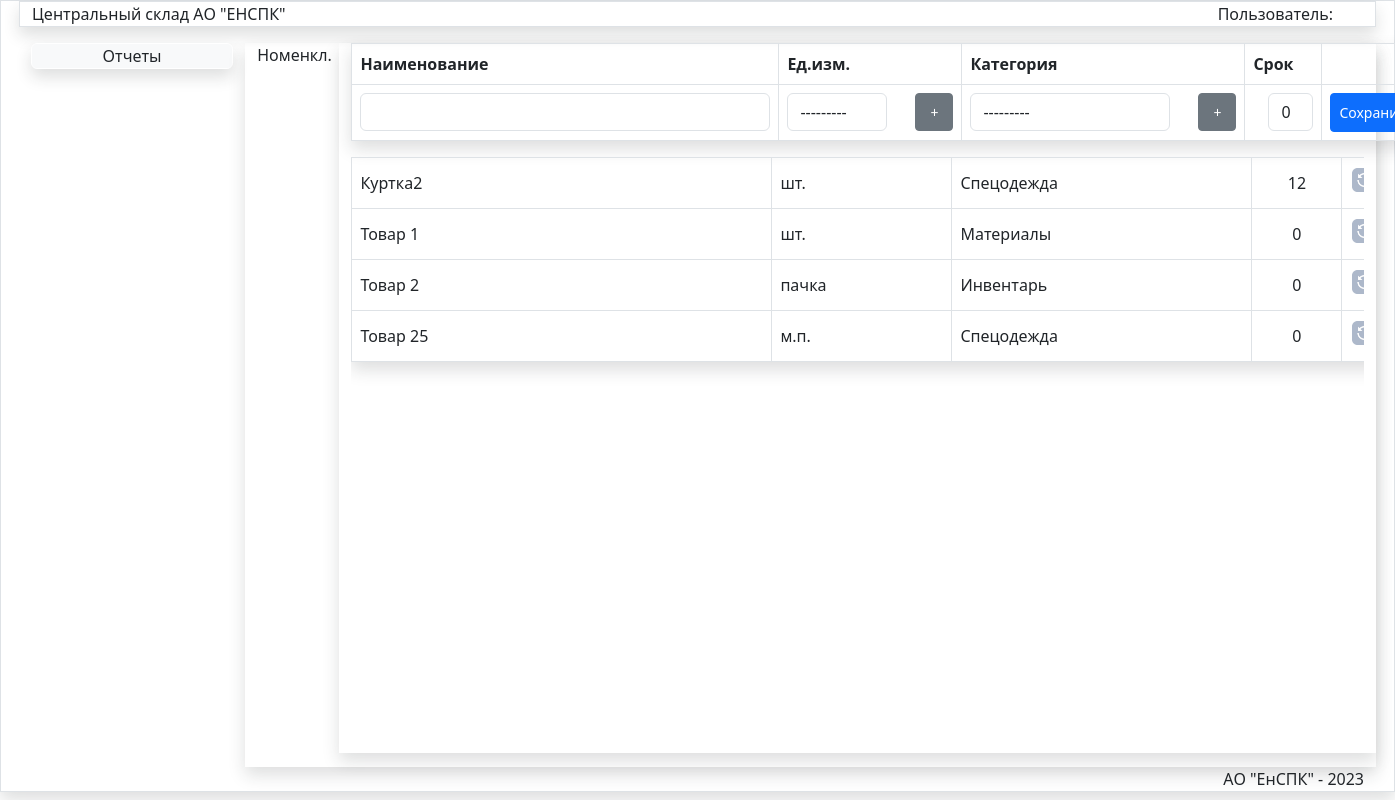
Page /SprNom/ on the earlier database version.
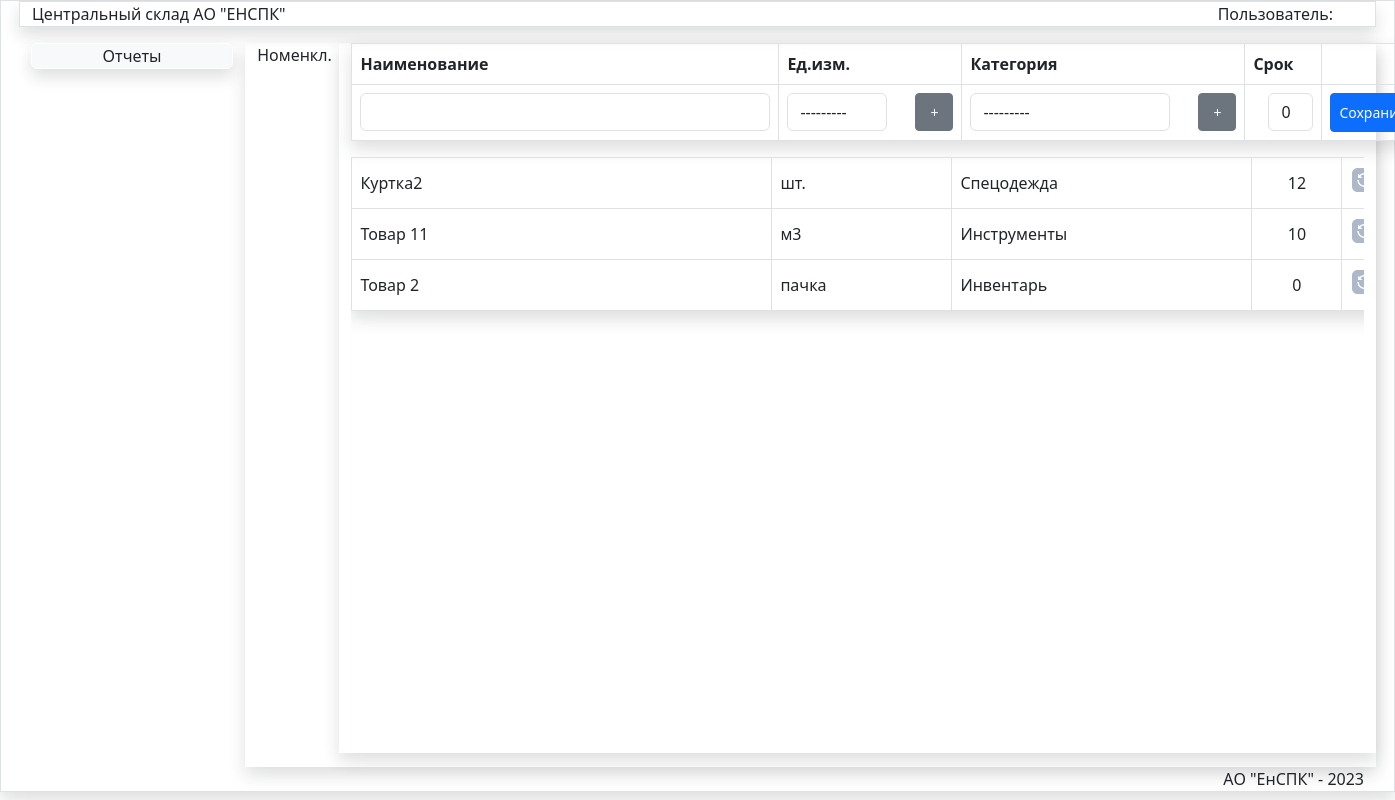
Same page on the later database version.
### store/models.py (models this page shows, shortened)
class Nom(models.Model):
    title = models.CharField(max_length=150, verbose_name='Наименование', )
    izm=models.ForeignKey(Unit,verbose_name='Ед.изм.',on_delete=models.PROTECT)
    category = models.ForeignKey(Category, verbose_name='Категория', on_delete=models.PROTECT)
    srok=models.IntegerField(blank=True,default=0)
    updated_at = models.DateTimeField(auto_now=True, verbose_name='Создан')
    created_at = models.DateTimeField(auto_now_add=True, verbose_name='Обновлен')
    class Meta:
        verbose_name = 'Номенклатура'
        verbose_name_plural = 'Номенклатура'
        ordering = ['title', ]

class Unit(models.Model):
    title = models.CharField(max_length=100,verbose_name='Наименование',)
    def __str__(self):
        return self.title
    class Meta:
        verbose_name='Единица измерения'
        verbose_name_plural='Единицы измерения'
        ordering=['title',]

class Category(models.Model):
    title = models.CharField(max_length=100, verbose_name='Наименование категории',)
    def __str__(self):
        return self.title
    class Meta:
        verbose_name='Категория'
        verbose_name_plural='Категории'
        ordering=['title',]

### store/views.py (the view)
# urls.py: path('SprNom/', SprNom, name='SprNom'),
def SprNom(request):
    form=NomForm()
    form2=UnitForm2()
    form3=CategoryForm2()
    unit=Nom.objects.all()
    return render(request,'store/spr/SprNom.html',{'title':"Номенклатура",'form':form,'unit':unit,
    'pic_label': 'Номенкл.','form2':form2,'form3':form3 })

### store/forms.py
class NomForm(forms.ModelForm):
   class Meta:
      model = Nom
      fields = '__all__'
      widgets = {
    'title': forms.TextInput(attrs={'class': 'form-control', 'style': 'width:410px;','id':'idtitle'}),
    'izm': forms.Select(attrs={'class': 'form-control', 'style': 'width:100px;margin:0;','id':'idizm'}),
    'category': forms.Select(attrs={'class': 'form-control', 'style': 'width:200px;','id':'idcat'}),
     'srok': forms.TextInput(attrs={'class': 'form-control', 'style': 'width:45px;padding-right:0;margin-left:15px;','id':'idsrok'}),
         }

class UnitForm2(forms.ModelForm):
    class Meta:
        model = Unit
        fields = ['title']
        widgets = {
            'title': forms.TextInput(attrs={'class': 'form-control', 'style': 'width:460px;', 'id': 'idtitle2'}),
        }

### store/templates/store/spr/SprNom.html (shortened to what this page needs)
{% extends 'store/menu.html' %}
{% load static %}
{% block DataArea %}
<div class="row">
    <div class="col-md-1  ">{{pic_label}}</div>
<div class="col-md-11 mx-auto shadow">
<table class="table  shadow ">
 <thead>
    <tr class="mt-0">
        <th style="width:400px;" class="border" >Наименование </th>
        <th style="width:200px;" class="border border-end-0" colspan="2">Ед.изм.</th>
         <th style="width:400px;" class="border border-end-0" colspan="2">Категория</th>
         <th style="width:100px;" class="border" >Срок</th>
        <th class="border"></th>
    </tr>
  </thead>
<form  method="post" id="nom-form">
 <tr>
     <td class="pt-2 border"> {{ form.title}}</td>
     <td class="pt-2 border border-end-0" style="widht:400px;" >{{form.izm}}</td>
     <td class="text-start border border-start-0 pt-2 ml-2 " style="padding-left:0;"><button type="button" class="btn btn-secondary btn-sm  addbtn"   data-bs-toggle="modal" data-bs-target="#exampleModal5">+</button></td>
     <td class="pt-2 border border-end-0" style="widht:400px;" >{{form.category}}</td>
     <td class="text-start border border-start-0 pt-2 ml-2 " style="padding-left:0;"><button type="button" class="btn btn-secondary btn-sm  addbtn" data-bs-toggle="modal" data-bs-target="#exampleModal6">+</button></td>
     <td class="pt-2 border " style="widht:80px;" >{{form.srok}}</td>
     <td class="pt-2 text-center" style="widht:100px;"> <button type="submit" class="btn  btn-primary btn-sm pt-2 pb-2    " id="nomsavebtn" >Сохранить</button></td>
 </tr>
</form>
</table>
<div class="scrolltable2">
<table class="table shadow table-bordered table-hover fixed" id="data-table">
<tbody id="tbody">
    {% for item in unit %}
<tr>
<td style="width:420px; " class="align-middle fixed">{{item.title}}</td>
<td style="width:180px; " class="align-middle fixed">{{item.izm.title}}</td>
 <td style="width:300px; " class="align-middle fixed">{{item.category.title}}</td>
   <td style="width:90px; " class="align-middle fixed text-center">{{item.srok}}</td>
<td class="text-center align-middle fixed" style="width:45px;"><input data-sid="{{item.id}}" data-update="#" class="btn-nom-update " value="Update" type="image" src="{% static '/images/update.png' %}" width="25px" > </td>
</tr>
{% endfor %}
</tbody>
</table>
</div>
</div>
</div>
{% endblock DataArea %}

Differences in the rows shown:
removed Nom: title "Товар 25", izm "м.п.", category "Спецодежда", srok "0"
changed Nom: title "Товар 1" → "Товар 11"; izm "шт." → "м3"; category "Материалы" → "Инструменты"; srok "0" → "10"
